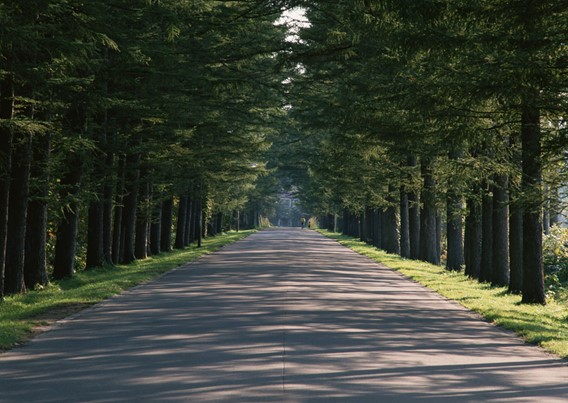
#> input picture hxj/Opencv-python/1.jpg, 568 x 403 px
$ python '直方图.py'
#> lines starting #> are read from the running program, lines starting #| are printed output that depends on the picture
import cv2 as cv
import numpy as np
import matplotlib.pyplot as plt

img = cv.imread('1.jpg')
#> img is the input picture: shape (403, 568, 3); mean B, G, R 54.2, 65.7, 59.9
cv.imshow('img', img)

hist = cv.calcHist([img], [0], None, [256], [0, 255])
#> hist = 256 values, max 4728 at index 17, min 0 at index 252, mean 894.2
plt.plot(hist)
plt.show()
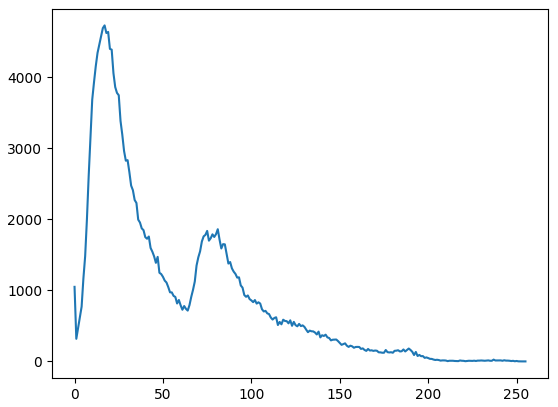
#> figure drawn by matplotlib, 1 panel; curve peaks at x = 17, y = 4728
cv.waitKey(0)
cv.destroyAllWindows()
